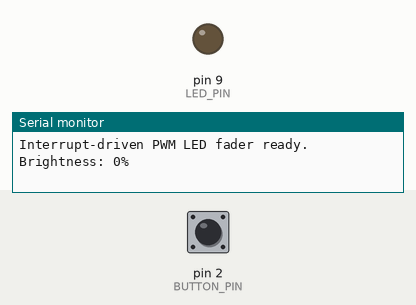
Simulated run of this sketch. Board: Arduino Uno, built with avr-gcc and run on an emulated ATmega328P. On the bench: output pins drawn as LEDs (lit = HIGH), the last lines printed to the serial monitor. The test bench sets the inputs (shaded band); at power-on: pin 2 (BUTTON_PIN) HIGH.

Above: at 1.2 s.
1.3 s: pin 2 (BUTTON_PIN) pulled LOW for 0.15 s
At 2.0 s:
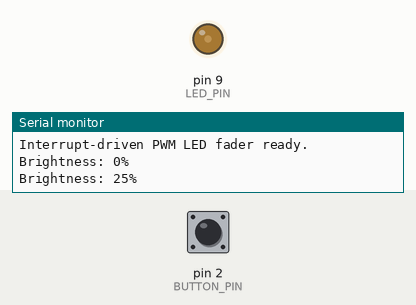
2.9 s: pin 2 (BUTTON_PIN) pulled LOW for 1 s
At 3.2 s:
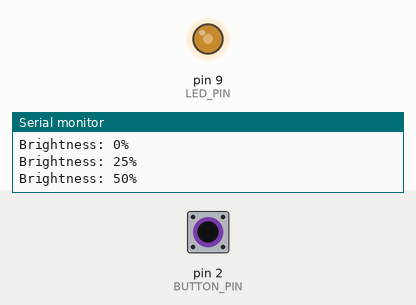
5.4 s: pin 2 (BUTTON_PIN) pulled LOW for 0.15 s
At 6.3 s:
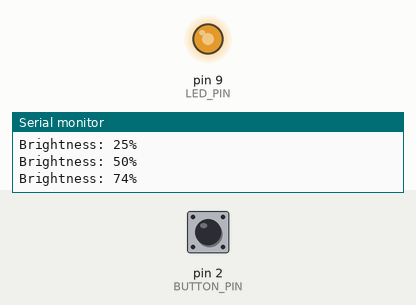
7.0 s: pin 2 (BUTTON_PIN) pulled LOW for 3.2 s
At 7.5 s:
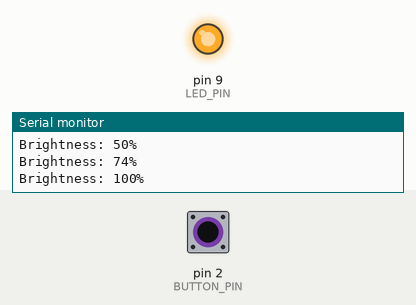
Timing chart, 0 to 10.0 s (numbered marks = the images above; inputs shaded):
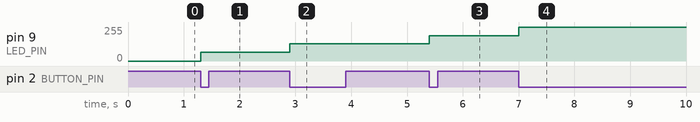

The sketch:

sketch.ino
```cpp
/*
 * Interrupt-Driven Button + PWM LED Fader
 * -----------------------------------------
 * Board   : Arduino Uno (ATmega328P) in Wokwi
 * Button  : D2  (INT0 - hardware external interrupt pin)
 * LED     : D9  (OC1A - Timer1 hardware PWM output)
 *
 * On each debounced press, the LED steps through
 * 0% -> 25% -> 50% -> 75% -> 100% -> 0% ... brightness
 * using PWM duty cycle (not on/off toggling).
 *
 * Design rules followed:
 *  - Button is handled by a hardware interrupt (attachInterrupt),
 *    never polled in loop().
 *  - The ISR is tiny: it only checks a timestamp and sets a
 *    volatile flag. All real work happens in loop().
 *  - Debouncing is done with a time-window check (40 ms) using
 *    millis(), which is safe to read inside an AVR ISR since it's
 *    just an integer compare, not a blocking call.
 *  - Brightness changes go through analogWrite(), which drives
 *    Timer1's hardware PWM comparator on pin 9 - true PWM, not
 *    manual bit-banged on/off.
 */

const uint8_t BUTTON_PIN = 2;   // INT0 on Uno
const uint8_t LED_PIN    = 9;   // Timer1 / OC1A PWM-capable pin

// Duty cycle steps as 8-bit PWM values (0-255 maps to 0-100%)
const uint8_t DUTY_STEPS[] = { 0, 64, 128, 191, 255 }; // 0,25,50,75,100%
const uint8_t NUM_STEPS    = sizeof(DUTY_STEPS) / sizeof(DUTY_STEPS[0]);

const unsigned long DEBOUNCE_MS = 40; // debounce window

// Shared state between ISR and loop() - MUST be volatile
volatile bool pressFlag = false;
volatile unsigned long lastInterruptTime = 0;

uint8_t stepIndex = 0;

// ---- Tiny ISR ----
void buttonISR() {
  unsigned long now = millis();
  if (now - lastInterruptTime >= DEBOUNCE_MS) {
    pressFlag = true;
    lastInterruptTime = now;
  }
  // else: bounce within debounce window, ignore silently
}

void setup() {
  Serial.begin(115200);

  pinMode(LED_PIN, OUTPUT);
  pinMode(BUTTON_PIN, INPUT_PULLUP); // button ties pin to GND when pressed

  // Falling edge = button pressed (pin goes HIGH -> LOW because of pullup)
  attachInterrupt(digitalPinToInterrupt(BUTTON_PIN), buttonISR, FALLING);

  analogWrite(LED_PIN, DUTY_STEPS[stepIndex]);
  Serial.println(F("Interrupt-driven PWM LED fader ready."));
  printBrightness();
}

void loop() {
  // Atomically read & clear the flag set by the ISR
  bool doStep = false;
  noInterrupts();
  if (pressFlag) {
    pressFlag = false;
    doStep = true;
  }
  interrupts();

  if (doStep) {
    stepIndex = (stepIndex + 1) % NUM_STEPS;
    analogWrite(LED_PIN, DUTY_STEPS[stepIndex]);
    printBrightness();
  }

  // loop() is free to do other work here - it is never blocked
  // waiting on the button, because input is interrupt-driven.
}

void printBrightness() {
  unsigned int pct = (DUTY_STEPS[stepIndex] * 100UL) / 255UL;
  Serial.print(F("Brightness: "));
  Serial.print(pct);
  Serial.println(F("%"));
}
```

Measured:
- after the input at 1.3 s, pin 9 (LED_PIN): 0/255 → 64/255 at once
- after the input at 2.9 s, pin 9 (LED_PIN): 64/255 → 128/255 at once
- after the input at 5.4 s, pin 9 (LED_PIN): 128/255 → 191/255 at once
- after the input at 7.0 s, pin 9 (LED_PIN): 191/255 → 255/255 at once
